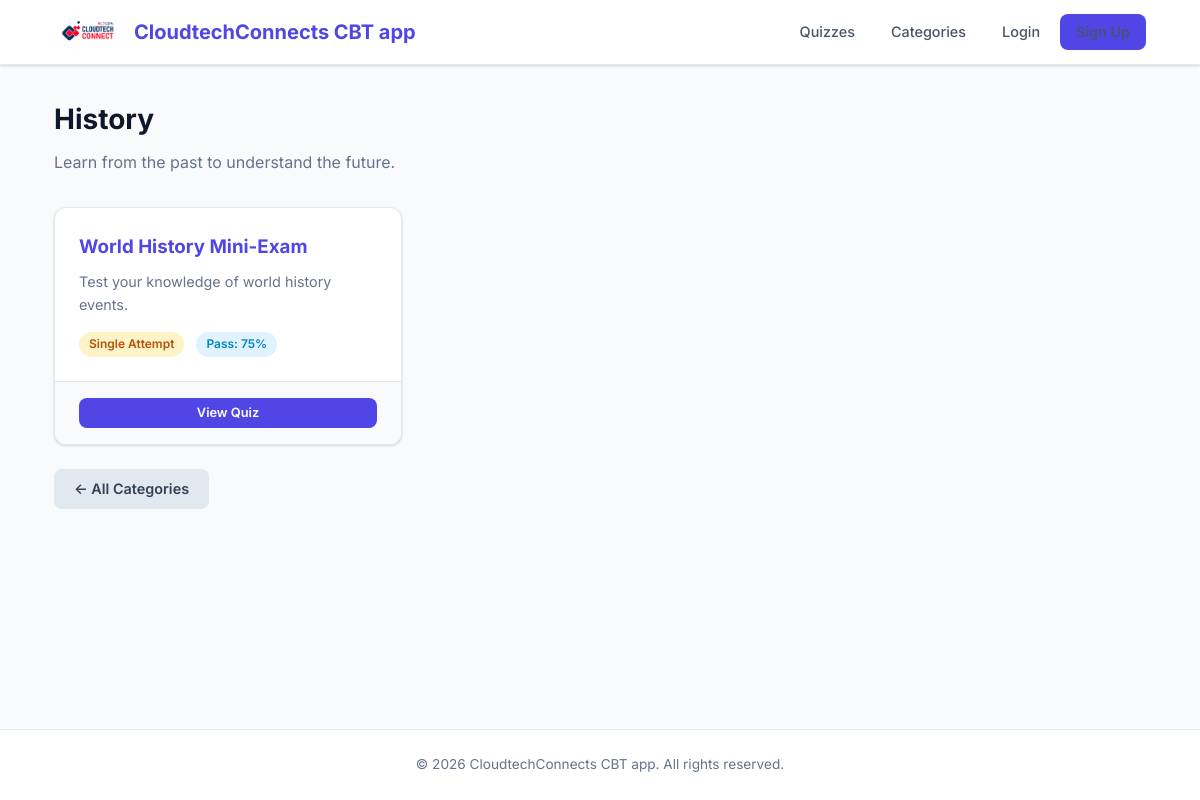
The app's page /category/history/ with its own data.
### apps/quiz/models.py (models this page shows, shortened)
class Category(models.Model):
    name = models.CharField(max_length=250, unique=True)
    description = models.TextField(blank=True)
    class Meta:
        verbose_name = 'Category'
        verbose_name_plural = 'Categories'
        ordering = ['name']

class Quiz(models.Model):
    title = models.CharField(max_length=60, verbose_name='Title')
    description = models.TextField(
        blank=True,
        help_text='A description of the quiz.',
    )
    url = models.SlugField(
        max_length=60,
        unique=True,
        help_text='A user-friendly URL slug.',
        verbose_name='URL',
    )
    category = models.ForeignKey(
        Category,
        on_delete=models.SET_NULL,
        null=True,
        blank=True,
        related_name='quizzes',
    )
    image = models.ImageField(
        upload_to='quiz_images/',
        blank=True,
        null=True,
        help_text='An optional image for the quiz.',
    )
    random_order = models.BooleanField(
        default=False,
        verbose_name='Random Order',
        help_text='Display the questions in a random order each time?',
    )
    max_questions = models.PositiveIntegerField(
        blank=True,
        null=True,
        verbose_name='Max Questions',
        help_text='Number of questions to show (random subset). '
                  'Leave blank to show all.',
    )
    time_limit = models.PositiveIntegerField(
        blank=True,
        null=True,
        verbose_name='Time Limit (minutes)',
        help_text='Time limit for the quiz in minutes. Leave blank for no limit.',
    )
    answers_at_end = models.BooleanField(
        default=False,
        verbose_name='Answers at End',
        help_text='Show correct answers only after quiz completion?',
    )
    hide_results = models.BooleanField(
        default=False,
        verbose_name='Hide Results',
        help_text='If yes, the user will not see their score or marked answers upon completion. '
                  'Useful for standard exams where results are released later.',
    )
    exam_paper = models.BooleanField(
        default=False,
        verbose_name='Exam Paper',
        help_text='If yes, the result of each attempt is stored. '
                  'Necessary for marking.',
    )
    single_attempt = models.BooleanField(
        default=False,
        verbose_name='Single Attempt',
        help_text='If yes, only one attempt per user is allowed.',
    )
    pass_mark = models.SmallIntegerField(
        default=0,
        verbose_name='Pass Mark (%)',
        help_text='Percentage required to pass. 0 means no pass mark.',
        validators=[MinValueValidator(0), MaxValueValidator(100)],
    )
    success_text = models.TextField(
        blank=True,
        verbose_name='Success Text',
        help_text='Displayed if the user passes.',
    )
    fail_text = models.TextField(
        blank=True,
        verbose_name='Fail Text',
        help_text='Displayed if the user fails.',
    )
    draft = models.BooleanField(
        default=False,
        verbose_name='Draft',
        help_text='If yes, the quiz is not publicly visible.',
    )
    featured = models.BooleanField(
        default=False,
        verbose_name='Featured',
        help_text='If yes, this quiz will be the ONLY one visible to students.',
    )
    class Meta:
        verbose_name = 'Quiz'
        verbose_name_plural = 'Quizzes'
        ordering = ['title']
        permissions = (
            ('view_sittings', 'Can see completed exams.'),
        )

### apps/quiz/views.py (the view, shortened to what this page needs)
# urls.py: path('category/<slug:slug>/', views.category_detail_view, name='category_detail'),
def category_detail_view(request, slug):
    category = get_object_or_404(Category, name__iexact=slug.replace('-', ' '))
    quizzes = Quiz.objects.filter(category=category, draft=False)
    if not request.user.is_staff:
        featured_quiz = Quiz.objects.filter(featured=True, draft=False).first()
        if featured_quiz:
            quizzes = quizzes.filter(pk=featured_quiz.pk)
    user_scores = {}
    return render(request, 'quiz/category_detail.html', {
        'category': category,
        'quizzes': quizzes,
        'user_scores': user_scores,
    })

### apps/quiz/context_processors.py (called while the page is built)
def quiz_context(request):
    featured_quiz = Quiz.objects.filter(featured=True, draft=False).first()
    return {
        'featured_quiz': featured_quiz,
        'is_student': not request.user.is_staff if request.user.is_authenticated else True
    }

### templates/quiz/category_detail.html (shortened to what this page needs)
{% extends "base.html" %}
{% block content %}
<div class="page-header">
    <h1>{{ category.name }}</h1>
    {% if category.description %}
        <p>{{ category.description }}</p>
    {% endif %}
</div>
{% if quizzes %}
    <div class="grid grid-3">
        {% for quiz in quizzes %}
            <div class="card quiz-card">
                <div class="card-body">
                    <h3 style="margin-bottom: 0.5rem;">
                        <a href="{% url 'quiz:quiz_detail' quiz.url %}">{{ quiz.title }}</a>
                    </h3>
                    {% if quiz.description %}
                        <p class="text-muted" style="font-size: 0.9rem;">
                            {{ quiz.description|truncatewords:20 }}
                        </p>
                    {% endif %}
                    <div class="quiz-meta">
                        {% if quiz.single_attempt %}
                            <span class="badge badge-warning">Single Attempt</span>
                        {% endif %}
                        {% if quiz.pass_mark > 0 %}
                            <span class="badge badge-info">Pass: {{ quiz.pass_mark }}%</span>
                        {% endif %}
                    </div>
                </div>
                <div class="card-footer">
                    <a href="{% url 'quiz:quiz_detail' quiz.url %}" class="btn btn-primary btn-sm btn-block">
                        View Quiz
                    </a>
                </div>
            </div>
        {% endfor %}
    </div>
{% endif %}
<div class="mt-3">
    <a href="{% url 'quiz:category_list' %}" class="btn btn-secondary">← All Categories</a>
</div>
{% endblock %}

### static/css/style.css (style rules this page uses)
:root { --primary: #4f46e5; --primary-hover: #4338ca; --primary-light: #e0e7ff; --secondary: #0f172a; --success: #16a34a; --success-light: #dcfce7; --danger: #dc2626; --danger-light: #fee2e2; --warning: #f59e0b; --warning-light: #fef3c7; --info: #0284c7; --info-light: #e0f2fe; --gray-50: #f8fafc; --gray-100: #f1f5f9; --gray-200: #e2e8f0; --gray-300: #cbd5e1; --gray-400: #94a3b8; --gray-500: #64748b; --gray-600: #475569; --gray-700: #334155; --gray-800: #1e293b; --gray-900: #0f172a; --white: #ffffff; --radius: 8px; --radius-lg: 12px; --shadow: 0 1px 3px rgba(0, 0, 0, 0.1), 0 1px 2px rgba(0, 0, 0, 0.06); --shadow-md: 0 4px 6px rgba(0, 0, 0, 0.07), 0 2px 4px rgba(0, 0, 0, 0.06); --shadow-lg: 0 10px 15px rgba(0, 0, 0, 0.1), 0 4px 6px rgba(0, 0, 0, 0.05); --transition: all 0.2s ease; }
*, *::before, *::after { box-sizing: border-box; margin: 0; padding: 0; }
body { font-family: "Inter", -apple-system, BlinkMacSystemFont, "Segoe UI", Roboto, sans-serif; font-size: 16px; line-height: 1.6; color: var(--gray-800); background-color: var(--gray-50); min-height: 100vh; display: flex; flex-direction: column; }
a { color: var(--primary); text-decoration: none; transition: var(--transition); }
.btn { display: inline-flex; align-items: center; justify-content: center; gap: 0.5rem; padding: 0.625rem 1.25rem; font-size: 0.9rem; font-weight: 600; border-radius: var(--radius); border: none; cursor: pointer; transition: var(--transition); text-decoration: none; line-height: 1.4; }
.btn-primary { background: var(--primary); color: var(--white); }
.btn-secondary { background: var(--gray-200); color: var(--gray-700); }
.btn-sm { padding: 0.375rem 0.875rem; font-size: 0.8rem; }
.btn-block { display: flex; width: 100%; }
.card { background: var(--white); border: 1px solid var(--gray-200); border-radius: var(--radius-lg); box-shadow: var(--shadow); overflow: hidden; transition: var(--transition); }
.card-body { padding: 1.5rem; }
.card-footer { padding: 1rem 1.5rem; border-top: 1px solid var(--gray-200); background: var(--gray-50); }
.grid { display: grid; gap: 1.5rem; }
.grid-3 { grid-template-columns: repeat(3, 1fr); }
.badge { display: inline-flex; align-items: center; padding: 0.25rem 0.625rem; font-size: 0.75rem; font-weight: 600; border-radius: 999px; line-height: 1.4; }
.badge-warning { background: var(--warning-light); color: #b45309; }
.badge-info { background: var(--info-light); color: var(--info); }
.quiz-card { display: flex; flex-direction: column; }
.quiz-card .card-body { flex: 1; display: flex; flex-direction: column; }
.quiz-card .quiz-meta { display: flex; gap: 0.75rem; flex-wrap: wrap; margin-top: auto; padding-top: 1rem; }
.page-header { margin-bottom: 2rem; }
.page-header h1 { font-size: 1.75rem; font-weight: 700; color: var(--gray-900); margin-bottom: 0.5rem; }
.page-header p { color: var(--gray-500); font-size: 1rem; max-width: 600px; }
.text-muted { color: var(--gray-500); }
.mt-3 { margin-top: 1.5rem; }

### records on screen
Category: name "History", description "Learn from the past to understand the future."
Quiz: title "World History Mini-Exam", description "Test your knowledge of world history events.", single_attempt "Single Attempt", pass_mark "75"
